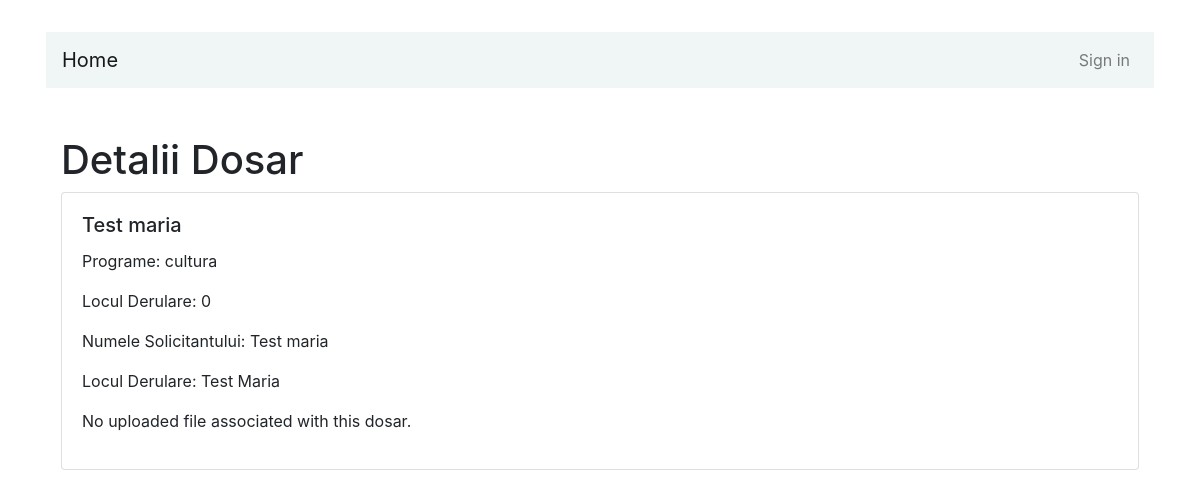
The app's page /user/6/dosar/3/ with its own data.
### dbapp/models.py (models this page shows, shortened)
class cerere_de_finantare(models.Model):
    user = models.ForeignKey(User, on_delete=models.CASCADE)
    numele_solicitantului = models.CharField(max_length=255)
    titlul_proiectului = models.TextField()
    programe_choices = [
        ('cultura','Cultura'),
        ('mass_media','Mass-Media'),
        ('educatie','Educatie'),
        ('spiritualitate','Spiritualitate si Traditie'),
        ('societate','Societate Civila')]
    programe = models.CharField(max_length=30, choices=programe_choices)
    locul_derulare = models.TextField(help_text="Adresa, cod postal, Regiune, Localitate, Tara")
    descriere = models.TextField(help_text="Descrieti proiectul")
    perioada_incepere = models.DateField()
    perioada_incheiere = models.DateField()
    class Meta:
        db_table = "Cerere_de_Finantare"

### dbapp/views.py (the view)
# urls.py: path('user/<int:user_id>/dosar/<int:dosar_id>/', views.dosar_detail, name='dosar_detail'),
def dosar_detail(request, user_id, dosar_id):
    user_profile = get_object_or_404(models.UserProfile, user__id=user_id)
    dosar = get_object_or_404(cerere, id=dosar_id, user=user_profile.user)
    context = {
        'user_profile': user_profile,
        'dosar': dosar,
    }
    return render(request, 'dosar_detail.html', context)

### dbapp/templates/dosar_detail.html (shortened to what this page needs)
{% extends "header.html" %}
{% block content %}
  <div class="container my-5">
    <h1>Detalii Dosar</h1>
    <div class="card mb-3">
      <div class="card-body">
        <h5 class="card-title">{{ dosar.titlul_proiectului }}</h5>
        <p class="card-text">Programe: {{ dosar.programe }}</p>
        <p class="card-text">Locul Derulare: {{ dosar.descriere }}</p>
        <p class="card-text">Numele Solicitantului: {{ dosar.numele_solicitantului }}</p>
        <p class="card-text">Locul Derulare: {{ dosar.locul_derulare }}</p>
        {% if dosar.uploaded_file %}
          <p>Uploaded File: <a href="{% url 'display_file' user_id=user_profile.user.id %}">{{ dosar.uploaded_file.name }}</a></p>
        {% else %}
          <p>No uploaded file associated with this dosar.</p>
        {% endif %}
      </div>
    </div>
  </div>
{% endblock %}

### records on screen
cerere_de_finantare: titlul_proiectului "Test maria", programe "cultura", descriere "0", numele_solicitantului "Test maria", locul_derulare "Test Maria"
